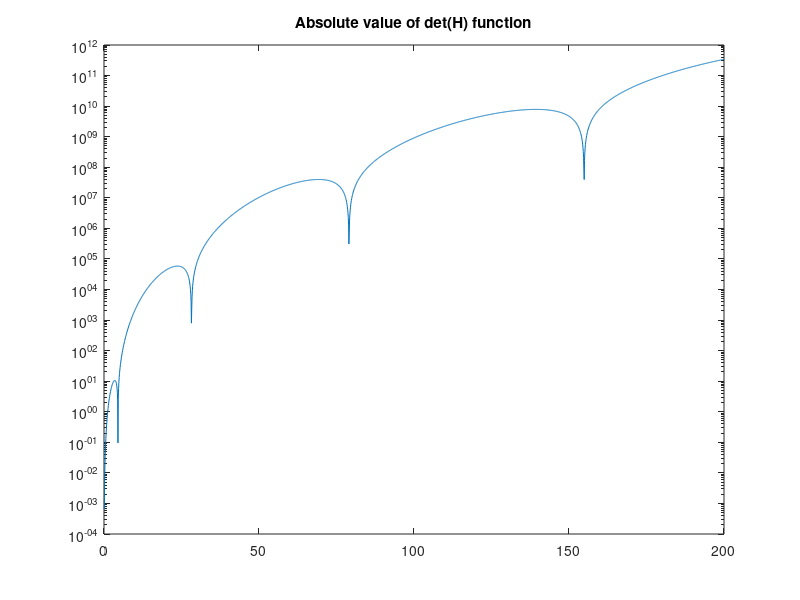
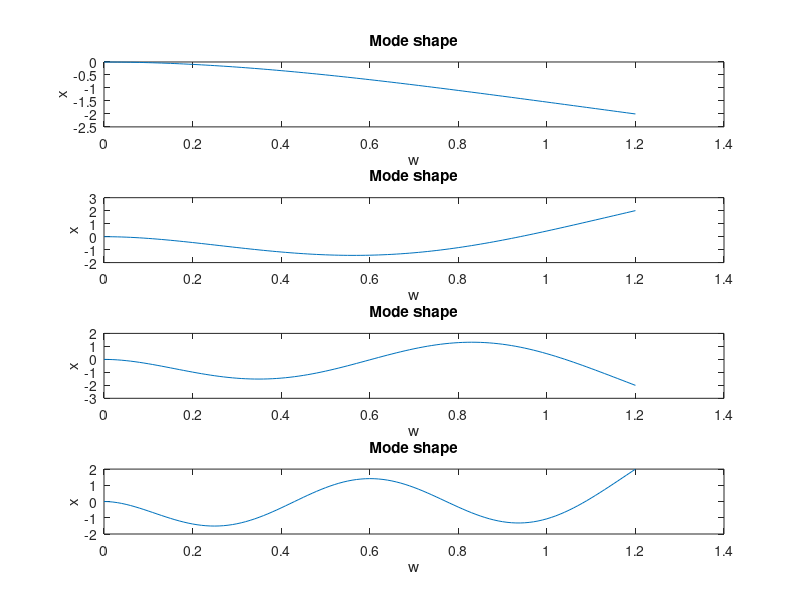
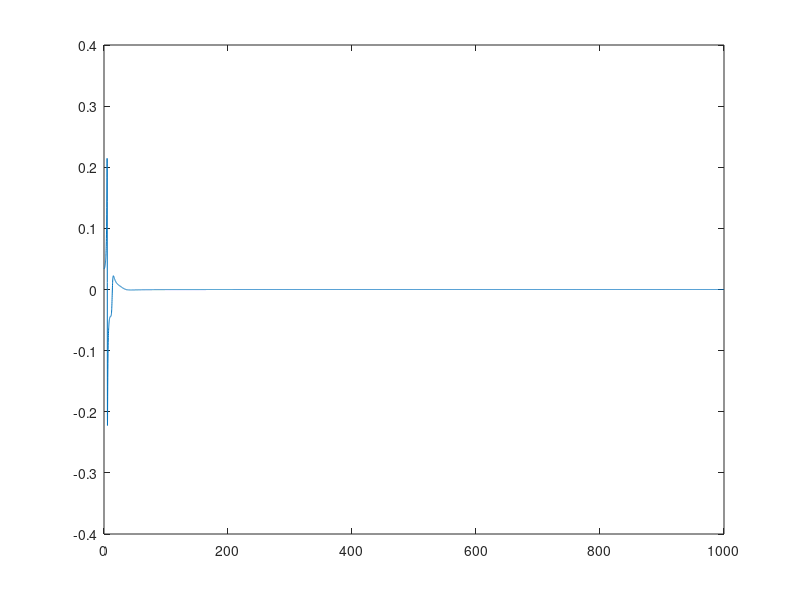

Here is the MATLAB script that generated these plots, in order:
close all
clear all
clc

%% Parameters

L= 1.2;         %[m]
h= 0.008;       %[m]
b= 0.04;        %[m]
rho= 2700;      %[kg/m^3]
E= 68000000000; %[pa]
J= b*h^3/12;    %[m^4]
m= rho*b*h;     %[kg]

%% Vibration modes

%  standing wave solution
% w=[A*cos(g*x)+B*sin(g*x)+C*cosh(g*x)+D*sinh(g*x)]*cos(omega*t+phi);
% dw/dx = [g*(-A*sin(g*x)+B*cos(g*x)+C*sinh(g*x)+D*cosh(g*x)]*cos(omega*t+phi);
% d^2w/dx^2 = [g^2*(-A*cos(g*x)-B*sin(g*x)+C*cosh(g*x)+D*sinh(g*x)]*cos(omega*t+phi);
% d^3w/dx^3 = [g^3*(A*sin(g*x)-B*cos(g*x)+C*sinh(g*x)+D*cosh(g*x)]*cos(omega*t+phi);


% Boundary conditions 
fs=0:0.1:200;
w=2*pi*fs;
g= ((m*w.^2)/(E*J)).^(1/4);

%S= zeros(size(w,2),1);

f=  (-2-2.*cos(g.*L).*cosh(g.*L)).*g.^6 ;




%for i= 1:size(w,2)
 %   H= [1 0 1 0; 0 g(i) 0 g(i); -g(i)^2*cos(g(i)*L) -g(i)^2*sin(g(i)*L) g(i)^2*cosh(g(i)*L) g(i)^2*sinh(g(i)*L); g(i)^3*sin(g(i)*L) -g(i)^3*cos(g(i)*L) g(i)^3*sinh(g(i)*L) g(i)^3*cosh(g(i)*L)];
  %  S(i)= det(H);
%end

%figure;
%semilogy (w,abs(S))

figure;
semilogy (fs,abs(f))
title('Absolute value of det(H) function')

%figure
%plot(w,f)

fs_1= 4.5;
fs_2= 28.2;
fs_3= 79;
fs_4= 154.9;

wn_1= 2*pi*fs_1;
wn_2= 2*pi*fs_2;
wn_3= 2*pi*fs_3;
wn_4= 2*pi*fs_4;

g_1=((m*wn_1.^2)/(E*J)).^(1/4);
g_2=((m*wn_2.^2)/(E*J)).^(1/4);
g_3=((m*wn_3.^2)/(E*J)).^(1/4);
g_4=((m*wn_4.^2)/(E*J)).^(1/4);


wn_vector=[wn_1; wn_2; wn_3; wn_4];
g_vector=[g_1; g_2; g_3; g_4];
constants_matrix= [zeros(4,4)];

for i=1:4 
    H= [1 0 1 0; 0 g_vector(i) 0 g_vector(i); -g_vector(i)^2*cos(g_vector(i)*L) -g_vector(i)^2*sin(g_vector(i)*L) g_vector(i)^2*cosh(g_vector(i)*L) g_vector(i)^2*sinh(g_vector(i)*L); g_vector(i)^3*sin(g_vector(i)*L) -g_vector(i)^3*cos(g_vector(i)*L) g_vector(i)^3*sinh(g_vector(i)*L) g_vector(i)^3*cosh(g_vector(i)*L)];
    N=[H(2,1) H(3,1) H(4,1)]';

    H_hat=[H(2,2) H(2,3) H(2,4); H(3,2) H(3,3) H(3,4); H(4,2) H(4,3) H(4,4)];
    X_hat= -inv(H_hat)*N;
    X= [1; X_hat];
    constants_matrix(:,i)=X;
end

X1= constants_matrix(:,1);
X2= constants_matrix(:,2);
X3= constants_matrix(:,3);
X4= constants_matrix(:,4);

disp(['X1 =' mat2str(X1)]);
disp(['X2 =' mat2str(X2)]);
disp(['X3 =' mat2str(X3)]);
disp(['X4 =' mat2str(X4)]);

x=0:0.01:L;

figure;
for i= 1:4;
    eigenfunctions=[constants_matrix(1,i)*cos(g_vector(i)*x)+constants_matrix(2,i)*sin(g_vector(i)*x)+constants_matrix(3,i)*cosh(g_vector(i)*x)+constants_matrix(4,i)*sinh(g_vector(i)*x)];

    subplot(4,1,i);
    plot(x,eigenfunctions)
    title('Mode shape')
    xlabel('w')
    ylabel('x')

end


%% Frequency response functions 

csi= 0.01;
mass= zeros(1,4);

for i= 1:4 
    eigenfunctions=[constants_matrix(1,i)*cos(g_vector(i)*x)+constants_matrix(2,i)*sin(g_vector(i)*x)+constants_matrix(3,i)*cosh(g_vector(i)*x)+constants_matrix(4,i)*sinh(g_vector(i)*x)];
    Y= m.*eigenfunctions.^2;
    mass(i)= trapz(x,Y);
end

xk= L;
xj= 0.5*L;

eigenfunctions_ktot= zeros(1,4);
eigenfunctions_jtot= zeros(1,4);

for l= 1:4 
    eigenfunctions_k=[constants_matrix(1,l)*cos(g_vector(l)*xk)+constants_matrix(2,l)*sin(g_vector(l)*xk)+constants_matrix(3,l)*cosh(g_vector(l)*xk)+constants_matrix(4,l)*sinh(g_vector(l)*xk)];
    eigenfunctions_j=[constants_matrix(1,l)*cos(g_vector(l)*xj)+constants_matrix(2,l)*sin(g_vector(l)*xj)+constants_matrix(3,l)*cosh(g_vector(l)*xj)+constants_matrix(4,l)*sinh(g_vector(l)*xj)];
    
    eigenfunctions_ktot(l)= eigenfunctions_k;
    eigenfunctions_jtot(l)= eigenfunctions_j;
end


OMEGA= 0:0.1:1000;

Gjk_1= [((eigenfunctions_ktot(1).*eigenfunctions_jtot(1))./mass(1))./(-OMEGA.^2+(2.*csi.*wn_vector(1).*OMEGA).*sqrt(-1)+ wn_vector(1))]+[((eigenfunctions_ktot(2).*eigenfunctions_jtot(2))./mass(2))./(-OMEGA.^2+(2.*csi.*wn_vector(2).*OMEGA).*sqrt(-1)+ wn_vector(2))]+[((eigenfunctions_ktot(3).*eigenfunctions_jtot(3))./mass(3))./(-OMEGA.^2+(2.*csi.*wn_vector(3).*OMEGA).*sqrt(-1)+ wn_vector(3))]+[((eigenfunctions_ktot(4).*eigenfunctions_jtot(4))./mass(4))./(-OMEGA.^2+(2.*csi.*wn_vector(4).*OMEGA).*sqrt(-1)+ wn_vector(4))];


figure;
plot(OMEGA,Gjk_1);


  










   


